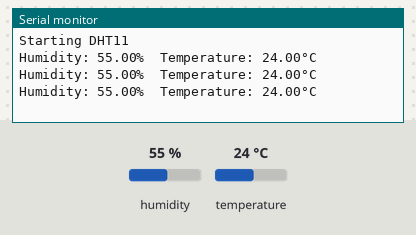
A sketch run on a simulated Arduino Uno, built for the host (arithmetic inside an expression is 32-bit, double 64-bit). Parts: the last lines printed to the serial monitor. The test bench sets the inputs (shaded band); at power-on: humidity 55 %, temperature 24 °C.

Above: at 3.8 s.
3.9 s: humidity set to 22 %
At 6.5 s:
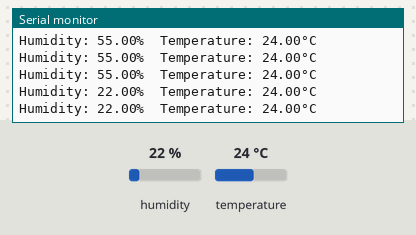
6.7 s: temperature set to 12 °C
At 7.9 s:
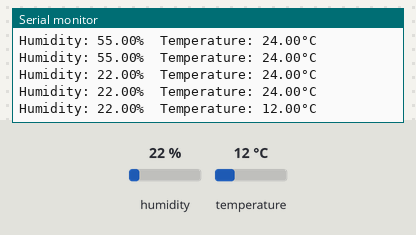
9.5 s: humidity set to 40 %
At 10.9 s:
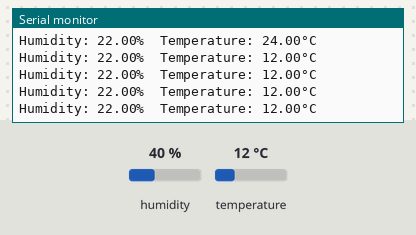
Timing chart, 0 to 12.5 s (numbered marks = the images above; inputs shaded):
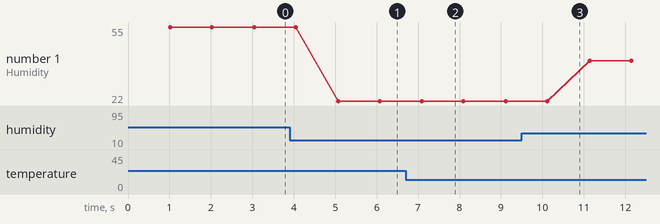

The sketch:

01reading_temp_and_humidity.ino
```cpp
#include <DHT.h>

int dhtPin = PA6;
float humidity, temperature, heatIndex;

#define DHTTYPE DHT11

DHT dht(dhtPin, DHTTYPE);

void setup(){
    Serial.begin(9600);
    Serial.println("Starting DHT11");
    dht.begin();
}

void loop(){
    // Wait for a few seconds to measure
    delay(1000);
    // Reading takes about 250 milliseconds
    humidity = dht.readHumidity();
    // Read temperatire ad Celsius(default)
    temperature = dht.readTemperature();
    // Check if reads failed and exit
    if (humidity == NULL || temperature == NULL){
        Serial.println("Failed to read from DHT");
        return;
    }
    Serial.print("\nHumidity: ");
    Serial.print(humidity);
    Serial.print("%\tTemperature: ");
    Serial.print(temperature);
    Serial.print("°C");

}
```

Measured:
- after the input at 3.9 s, the serial monitor: prints a new line after 1.2 s (image 1)
- after the input at 6.7 s, the serial monitor: prints a new line after 0.39 s (image 2)
- plotted number 1: 55 → 22 after the input at 3.9 s, 22 → 40 after the input at 9.5 s
